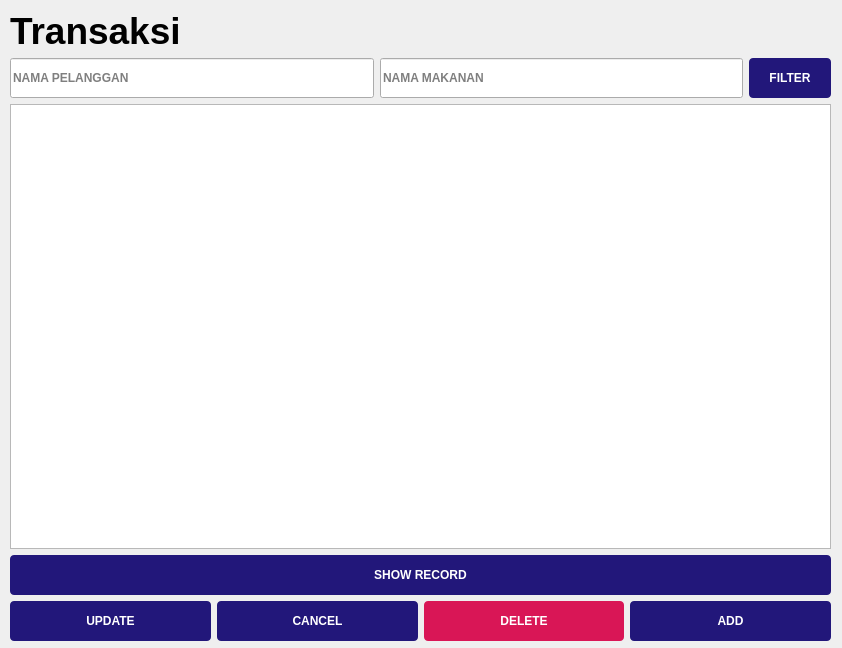
<?xml version="1.0" encoding="UTF-8"?>
<ui version="4.0">
 <class>Form</class>
 <widget class="QWidget" name="Form">
  <property name="geometry">
   <rect>
    <x>0</x>
    <y>0</y>
    <width>842</width>
    <height>648</height>
   </rect>
  </property>
  <property name="windowTitle">
   <string>Form</string>
  </property>
  <property name="styleSheet">
   <string notr="true"/>
  </property>
  <widget class="QWidget" name="verticalLayoutWidget">
   <property name="geometry">
    <rect>
     <x>10</x>
     <y>10</y>
     <width>821</width>
     <height>631</height>
    </rect>
   </property>
   <layout class="QVBoxLayout" name="verticalLayout">
    <property name="sizeConstraint">
     <enum>QLayout::SetDefaultConstraint</enum>
    </property>
    <item>
     <widget class="QLabel" name="label">
      <property name="font">
       <font>
        <family>MS Shell Dlg 2</family>
        <pointsize>28</pointsize>
        <weight>75</weight>
        <bold>true</bold>
       </font>
      </property>
      <property name="styleSheet">
       <string notr="true"/>
      </property>
      <property name="text">
       <string>Transaksi</string>
      </property>
     </widget>
    </item>
    <item>
     <layout class="QHBoxLayout" name="horizontalLayout_5">
      <item>
       <widget class="QLineEdit" name="lineEdit_2">
        <property name="sizePolicy">
         <sizepolicy hsizetype="Expanding" vsizetype="Fixed">
          <horstretch>0</horstretch>
          <verstretch>0</verstretch>
         </sizepolicy>
        </property>
        <property name="minimumSize">
         <size>
          <width>0</width>
          <height>40</height>
         </size>
        </property>
        <property name="styleSheet">
         <string notr="true">font-weight: bold;</string>
        </property>
        <property name="cursorPosition">
         <number>0</number>
        </property>
        <property name="placeholderText">
         <string>NAMA PELANGGAN</string>
        </property>
       </widget>
      </item>
      <item>
       <widget class="QLineEdit" name="lineEdit">
        <property name="minimumSize">
         <size>
          <width>0</width>
          <height>40</height>
         </size>
        </property>
        <property name="styleSheet">
         <string notr="true">font-weight: bold;</string>
        </property>
        <property name="placeholderText">
         <string>NAMA MAKANAN</string>
        </property>
       </widget>
      </item>
      <item>
       <widget class="QPushButton" name="FILTER">
        <property name="minimumSize">
         <size>
          <width>0</width>
          <height>40</height>
         </size>
        </property>
        <property name="styleSheet">
         <string notr="true">background: #22177A;
color: white;
font-weight: bold;
border: none;
padding-left: 20px;
padding-right: 20px;
border-radius: 4px;</string>
        </property>
        <property name="text">
         <string>FILTER</string>
        </property>
       </widget>
      </item>
     </layout>
    </item>
    <item>
     <widget class="QTableView" name="tableView">
      <property name="sizePolicy">
       <sizepolicy hsizetype="MinimumExpanding" vsizetype="Expanding">
        <horstretch>0</horstretch>
        <verstretch>0</verstretch>
       </sizepolicy>
      </property>
      <attribute name="horizontalHeaderStretchLastSection">
       <bool>true</bool>
      </attribute>
     </widget>
    </item>
    <item>
     <widget class="QPushButton" name="SHOW_RECORD">
      <property name="sizePolicy">
       <sizepolicy hsizetype="Minimum" vsizetype="Fixed">
        <horstretch>0</horstretch>
        <verstretch>0</verstretch>
       </sizepolicy>
      </property>
      <property name="minimumSize">
       <size>
        <width>0</width>
        <height>40</height>
       </size>
      </property>
      <property name="styleSheet">
       <string notr="true">background: #22177A;
color: white;
font-weight: bold;
border: none;
padding-left: 20px;
padding-right: 20px;
border-radius: 4px;</string>
      </property>
      <property name="text">
       <string>SHOW RECORD</string>
      </property>
     </widget>
    </item>
    <item>
     <layout class="QHBoxLayout" name="horizontalLayout_4">
      <item>
       <widget class="QPushButton" name="UPDATE">
        <property name="minimumSize">
         <size>
          <width>0</width>
          <height>40</height>
         </size>
        </property>
        <property name="styleSheet">
         <string notr="true">background: #22177A;
color: white;
font-weight: bold;
border: none;
padding-left: 20px;
padding-right: 20px;
border-radius: 4px;</string>
        </property>
        <property name="text">
         <string>UPDATE</string>
        </property>
       </widget>
      </item>
      <item>
       <widget class="QPushButton" name="CANCEL">
        <property name="minimumSize">
         <size>
          <width>0</width>
          <height>40</height>
         </size>
        </property>
        <property name="styleSheet">
         <string notr="true">background: #22177A;
color: white;
font-weight: bold;
border: none;
padding-left: 20px;
padding-right: 20px;
border-radius: 4px;</string>
        </property>
        <property name="text">
         <string>CANCEL</string>
        </property>
       </widget>
      </item>
      <item>
       <widget class="QPushButton" name="DELETE">
        <property name="minimumSize">
         <size>
          <width>0</width>
          <height>40</height>
         </size>
        </property>
        <property name="styleSheet">
         <string notr="true">background: #D91656;
color: white;
font-weight: bold;
border: none;
padding-left: 20px;
padding-right: 20px;
border-radius: 4px;</string>
        </property>
        <property name="text">
         <string>DELETE</string>
        </property>
       </widget>
      </item>
      <item>
       <widget class="QPushButton" name="ADD">
        <property name="minimumSize">
         <size>
          <width>0</width>
          <height>40</height>
         </size>
        </property>
        <property name="styleSheet">
         <string notr="true">background: #22177A;
color: white;
font-weight: bold;
border: none;
padding-left: 20px;
padding-right: 20px;
border-radius: 4px;</string>
        </property>
        <property name="text">
         <string>ADD</string>
        </property>
       </widget>
      </item>
     </layout>
    </item>
   </layout>
  </widget>
 </widget>
 <resources/>
 <connections/>
</ui>
